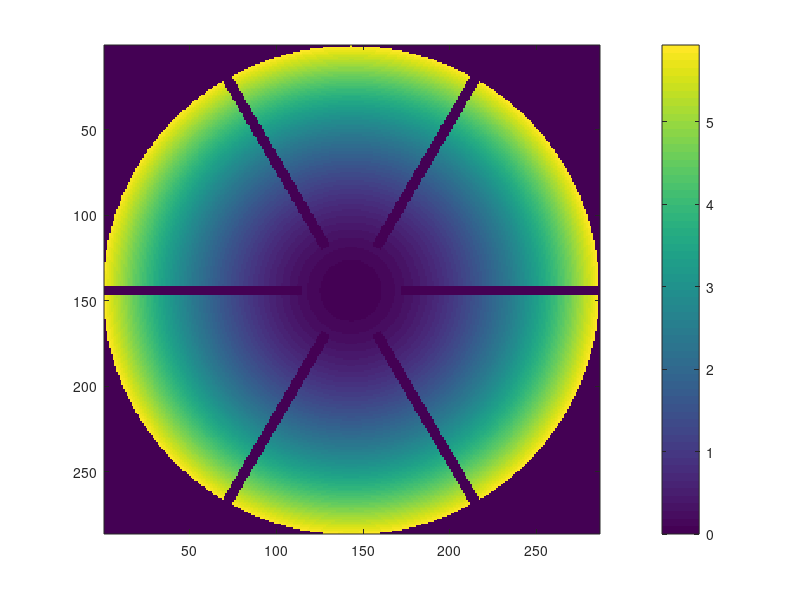
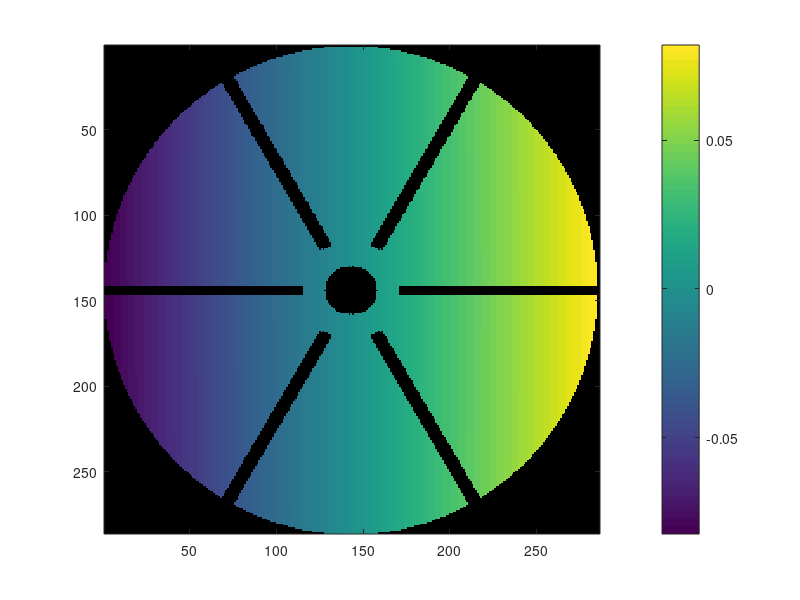
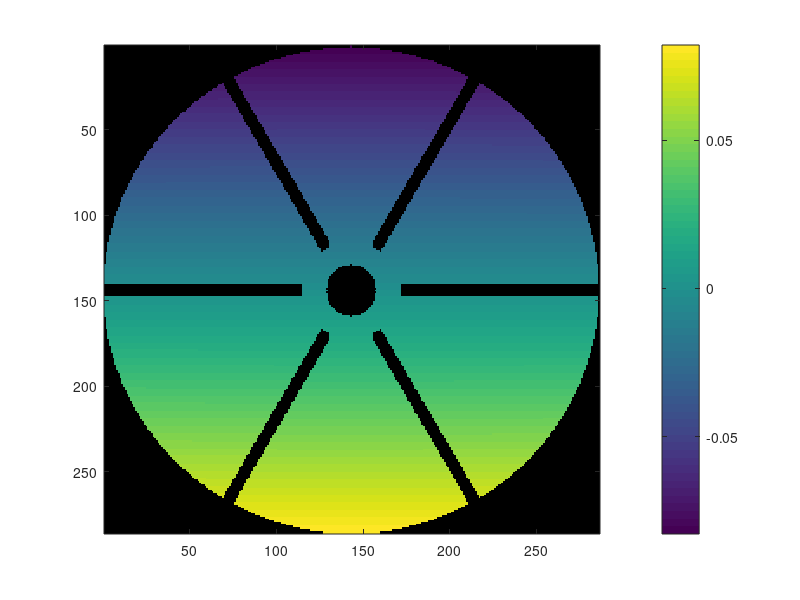

MATLAB code to generate these figures, in order: (Note: this script raises an error after producing the figures.)
% Constants
clear all; close all; clc;
image_mm_per_px = 0.7; % conversion factor from mm to pixels (change this as per your requirements)
radius_mm = 100; % reflector radius in mm
radius = round(radius_mm / image_mm_per_px); % reflector radius in pixels
innerRadius_mm = 10; % inner radius in mm
innerRadius = round(innerRadius_mm / image_mm_per_px); % inner radius in pixels
gapWidth_mm = 2; % gap width in mm
gapWidth = round(gapWidth_mm / image_mm_per_px); % gap width in pixels
petalStartRadius_mm = 20; % petal start radius in mm
petalStartRadius = round(petalStartRadius_mm / image_mm_per_px); % petal start radius in pixels
tiltStartRadius_mm = petalStartRadius_mm + 4; % tilt start radius in mm
tiltStartRadius = round(tiltStartRadius_mm / image_mm_per_px); % tilt start radius in pixels
center_mm = [radius_mm, radius_mm]; % center in mm
center = round(center_mm / image_mm_per_px); % center in pixels
nrows = radius*2;
ncols = radius*2;
n_petals = 6;
theta = linspace(0, 2*pi, n_petals+1); % angles for the petals
tip = 0.02; % tilt for one of the petals
RoC_mm = 850; % radius of curvature in mm NOTE CHANGED TO LARGE ROC
RoC = RoC_mm / image_mm_per_px; % radius of curvature in pixels

% Create a grid
[x, y] = meshgrid(1:ncols, 1:nrows);
y = flip(y);
x_mm = x*image_mm_per_px;
y_mm = y*image_mm_per_px;

% Create the mask and depth map
mask = zeros(nrows, ncols);
u = zeros(nrows, ncols);
for i = 1:n_petals
    % Calculate the angle for each point in the grid
    angle = atan2(y-center(2), x-center(1));
    angle(angle<0) = angle(angle<0) + 2*pi;  % Convert negative angles to positive
    
    % Calculate the radius for each point in the grid
    rad = sqrt((x-center(1)).^2 + (y-center(2)).^2);
    rad_mm = sqrt((x_mm-center_mm(1)).^2 + (y_mm-center_mm(2)).^2);
    
    % Calculate the gap in angle based on the radius
    angleGap = gapWidth ./ rad;
    angleGap(rad < petalStartRadius) = 0;  % no gap inside petalStartRadius
    
    % Find the pixels inside the current petal
    in_petal = (rad <= radius) & ... % inside the outer circle
        (rad > innerRadius) & ... % outside the inner circle
        (angle >= theta(i) + angleGap) & ... % left of the right boundary
        (angle < theta(i+1) - angleGap); % right of the left boundary
    
    % Update the mask
    mask(in_petal) = 1;
    
    % Update the depth map with the spherical reflector equation
    u(in_petal) = RoC_mm - sqrt(RoC_mm^2 - rad_mm(in_petal).^2);
    
    % Apply the tip to one of the petals
    if i == 3
        in_petal_tip = in_petal & (rad > tiltStartRadius); % apply tilt only after tiltStartRadius
        xx = (rad(in_petal_tip)-tiltStartRadius)/(radius-tiltStartRadius);
        u(in_petal_tip) = u(in_petal_tip) - tip*xx.^2;
    end
    if i == 4
        in_petal_tip = in_petal & (rad > tiltStartRadius); % apply tilt only after tiltStartRadius
        xx = (rad(in_petal_tip)-tiltStartRadius)/(radius-tiltStartRadius);
        u(in_petal_tip) = u(in_petal_tip) + tip*xx.^2;
    end
end
%% SLOPED REFLCETOR
% u = u+0.02*x;
% u = u+0.01*y;

u_nan = u;
u_nan(~mask)=NaN;

imagesc(u);colorbar;
% Compute the gradients in the u- and v-directions
%% changed slopes
%w_x = readmatrix('C:\Users\cjgn44\Google Drive\ULB\SCOTS-ComplexGeometry/data/08_05_2023_phaseAccTest/test8_lsq_lownoise/postprocessing/w_x_0.txt');
%w_y = -readmatrix('C:\Users\cjgn44\Google Drive\ULB\SCOTS-ComplexGeometry/data/08_05_2023_phaseAccTest/test8_lsq_lownoise/postprocessing/w_y_0.txt');
[w_x, w_y] = gradient(u_nan);

gradientMask = ~isnan(w_x) & ~isnan(w_y);
gradientMaskEroded = gradientMask;

figure();imagesc(w_x);colorbar;
figure();imagesc(w_y);colorbar;
%% quadratic integration
% Set optimization parameters
lambda = 1e-6*ones(size(w_x)); % Uniform field of weights (nrows x ncols)
z0 = zeros(size(w_x)); % Null depth prior (nrows x ncols)
solver = 'pcg'; % Solver ('pcg' means conjugate gradient, 'direct' means backslash i.e. sparse Cholesky) 
precond = 'ichol'; % Preconditioner ('none' means no preconditioning, 'ichol' means incomplete Cholesky, 'CMG' means conjugate combinatorial multigrid -- the latter is fastest, but it need being installed, see README)

p = w_y; q = w_x;
p(isnan(p))=0;q(isnan(q))=0;
%grad up, grad right(smoothintegradients assumesdown,right)
w_quadratic = smooth_integration(p,q,gradientMaskEroded,lambda,z0,solver,precond);


%% mumford integration
disp('Doing Mumford-Shah integration');

zinit = w_quadratic; % least-squares initialization
zinit(isnan(zinit))=0;
mu = 45; %45 Regularization weight for discontinuity set
epsilon = 0.001; % Should be close to 0
tol = 1e-8; %1e-6 Stopping criterion
maxit = 1000; % Stopping criterion 

w_mumford = mumford_shah_integration(p,q,gradientMaskEroded,lambda,z0,mu,epsilon,maxit,tol,zinit);
%% integration constants
se = strel('square', 3); % Create a structuring element of a 3x3 square
%gradientMaskEroded = logical(imerode(mask, se)); % Erode the mask

% Find the integration constant which minimizes RMSE
integrationConstant = -mean(w_quadratic(gradientMaskEroded)-u(gradientMaskEroded));
w_quadratic = w_quadratic+integrationConstant;
% Calculate RMSE
RMSE_quadratic = sqrt(mean((w_quadratic(gradientMaskEroded)-u(gradientMaskEroded)).^2));

integrationConstant = -mean(w_mumford(gradientMaskEroded)-u(gradientMaskEroded));
w_mumford = w_mumford+integrationConstant;
% Calculate RMSE
RMSE_mumford = sqrt(mean((w_mumford(gradientMaskEroded)-u(gradientMaskEroded)).^2));

%% plotting
% 
% figure
% title("quadratic");
% finalSurfaceError = u-w_quadratic;
% finalSurfaceError(~gradientMaskEroded)=NaN;
% imagesc(finalSurfaceError);colorbar;
% 
% figure
% title("mumford");
% finalSurfaceError = u-w_mumford;
% finalSurfaceError(~gradientMaskEroded)=NaN;
% imagesc(finalSurfaceError);colorbar;

figure
title("simulated surface");
finalSurface = w_mumford;
finalSurface(~gradientMaskEroded)=NaN;
imagesc(finalSurface);colorbar;

figure
title("original surface");
finalSurface = u;
finalSurface(~gradientMaskEroded)=NaN;
imagesc(finalSurface);colorbar;





